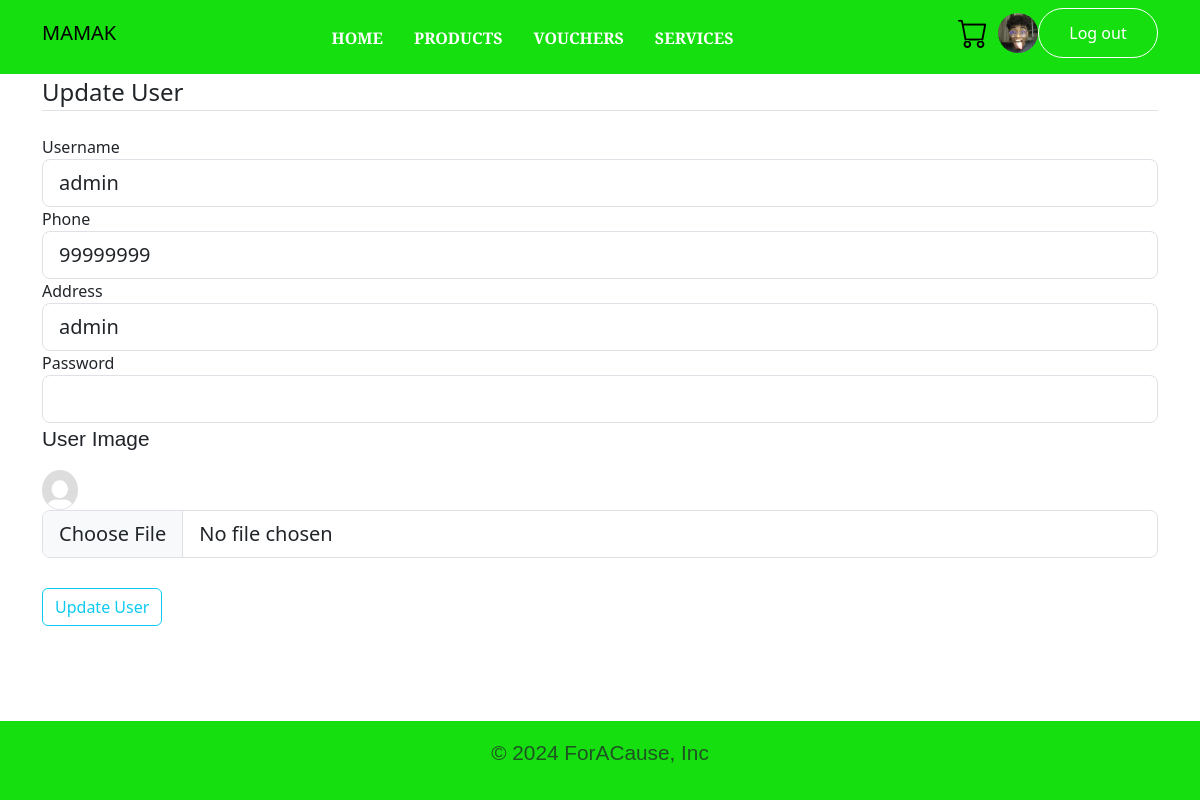
Screenshot of /updateOneUser/1/ (signed in) with the database file from the repository.
### Src/models.py (models this page shows, shortened)
class User(db.Model, UserMixin):
    id = db.Column(db.Integer, primary_key=True)
    username = db.Column(db.String(20), unique=True, nullable=False)
    email = db.Column(db.String(120), unique=True, nullable=False)
    image_file = db.Column(db.String(20), nullable=False,
                           default='default.jpg')
    password = db.Column(db.String(60), nullable=False)
    phone = db.Column(db.String(8), nullable=False)
    address = db.Column(db.String(80), nullable=False)
    secretQn = db.Column(db.String(80), nullable=False)
    isAdmin = db.Column(db.Boolean, nullable=False, default=False)
    balance = db.Column(db.Integer(), nullable=False, default=0)
    credit = db.Column(db.Integer(), nullable=False, default=0)
    carts = db.relationship('Cart', backref='user', lazy=True)
    redeemedvouchers = db.relationship('RedeemedVouchers', backref='user', lazy=True)

### Src/routes.py (the view)
@app.route('/updateOneUser/<int:id>/', methods=['GET', 'POST'])
@login_required
def updateoneuser(id):
    if current_user.is_authenticated:
        form = UpdateOneUserForm()
        if request.method == 'POST' and form.validate():
            user = User.query.filter_by(id=id).first()
            if form.phone.data[0] == '8' or form.phone.data[0] == '9' or form.phone.data[0] == '6' and form.name.data.isalpha() == True:
                user.username = form.username.data
                user.phone = form.phone.data
                user.address = form.address.data
                user.password = bcrypt.generate_password_hash(
            form.password.data).decode('utf-8')
                user.image_file = form.image_file.data
                db.session.commit()
                flash('Update user success!', 'success')
                return redirect(url_for('account', idsite=True))
            else:
                flash('Update user failed, Phone number must start with 8 , 9 or 6 or Name cannot contain number', 'danger')
                return render_template('updateOneUser.html', form=form, idsite=True)
        else:
            user = User.query.filter_by(id=id).first()
            form.username.data = user.username
            form.phone.data = user.phone
            form.address.data = user.address
            form.password.data = user.password
            form.image_file.data = user.image_file
            userimagefile = ''
            userimagefile = user.image_file
            return render_template('updateOneUser.html', form=form, idsite=True, userimagefile=userimagefile)
    else:
        return redirect(url_for('login'))

### Src/forms.py (shortened to what this page needs)
class UpdateOneUserForm(FlaskForm):
    username = StringField('Username', validators=[DataRequired(), Length(min=2, max=20)])
    phone = StringField('Phone', validators=[DataRequired(), Length(min=8,max=8)])
    address = StringField('Address', validators=[DataRequired()])
    password = PasswordField('Password', validators=[DataRequired()])
    image_file = FileField('Product Image', validators=[DataRequired(),FileAllowed(['jpg', 'png', 'jpeg'], 'Images only!')])
    submit = SubmitField('Update User')

### Src/models.py (called while the page is built)
@login_manager.user_loader
def load_user(user_id):
    return User.query.get(int(user_id))

### Src/templates/updateOneUser.html (shortened to what this page needs)
{% extends "base.html" %}
{% block content %}
<div class="container">
    <form method="POST">
        <fieldset class="form-group">
            <legend class="border-bottom mb-4">Update User</legend>
            <div class="form-group" margin:5px;>
                {{ form.username.label(class="form-control-label") }}
                {% if form.username.errors %}
                    {{ form.username(class="form-control form-control-lg is-invalid") }}
                    <div class="invalid-feedback">
                        {% for errors in form.username.errors %}
                            <span>{{ errors }}</span>
                        {% endfor %}
                    </div>
                {% else %}
                {{ form.username(class="form-control form-control-lg") }}
                {% endif %}
            </div>
            <div class="form-group">
                {{ form.phone.label(class="form-email-label") }}
                {% if form.phone.errors %}
                    {{ form.phone(class="form-control form-control-lg is-invalid") }}
                    <div class="invalid-feedback">
                        {% for errors in form.phone.errors %}
                            <span>{{ errors }}</span>
                        {% endfor %}
                    </div>
                {% else %}
                    {{ form.phone(class="form-control form-control-lg") }}
                {% endif %}
            </div>
            <div class="form-group">
                {{ form.address.label(class="form-control-label") }}
                {% if form.address.errors %}
                    {{ form.address(class="form-control form-control-lg is-invalid") }}
                    <div class="invalid-feedback">
                        {% for errors in form.address.errors %}
                            <span>{{ errors }}</span>
                        {% endfor %}
                    </div>
                {% else %}
                    {{ form.address(class="form-control form-control-lg") }}
                {% endif %}
            </div>
            <div class="form-group">
                {{ form.password.label(class="form-control-label") }}
                {% if form.password.errors %}
                    {{ form.password(class="form-control form-control-lg is-invalid") }}
                    <div class="invalid-feedback">
                        {% for errors in form.password.errors %}
                            <span>{{ errors }}</span>
                        {% endfor %}
                    </div>
                {% else %}
                    {{ form.password(class="form-control form-control-lg", style="display:inline-flex;") }}
                {% endif %}
            </div>
            <div class="form-group">
                <p class="form-control-label")> User Image </p>
                <img src="{{ url_for('static', filename='images/' + userimagefile) }}" alt="Logo" style="height:5vh; width: 3vw;">
                {% if form.image_file.errors %}
                    {{ form.image_file(class="form-control form-control-lg is-invalid") }}
                    <div class="invalid-feedback">
                        {% for errors in form.image_file.errors %}
                            <span>{{ errors }}</span>
                        {% endfor %}
                    </div>
                {% else %}
                {{ form.image_file(class="form-control form-control-lg") }}
                {% endif %}
            </div>
        </fieldset>
        <div class="form-group" style="margin:30px 0 30px 0">
            {{ form.submit(class="btn btn-outline-info") }}
        </div>
    </form>
</div>
{% endblock %}

### Src/templates/includes/_navbar.html (shortened to what this page needs)
<nav class="navbar navbar-expand-lg pb-3">
  <div class="container">
    <div class="collapse navbar-collapse" id="navbarSupportedContent">
      {% if adminStat == True and current_user.isAdmin == True %}
      <a class="navbar-brand" href="{{ url_for('home')}}">MAMAK</a>
        <ul class=" navbar-nav m-auto mb-2 mb-lg-0">
          <li class="nav-item">
            <a class="nav-link" href="{{ url_for('accountadmin') }}">Accounts</a>
          </li>
          <li class="nav-item">
            <a class="nav-link" href="{{ url_for('productadmin') }}">Products</a>
          </li>
          <li class="nav-item">
            <a class="nav-link" href="{{ url_for('inventoryadmin') }}">
              Inventory
            </a>
          </li>
          <li class="nav-item">
            <a class="nav-link" href="{{ url_for('retrievevoucher') }}">
              Vouchers
            </a>
          </li>
          <li class="nav-item">
            <a class="nav-link" href="{{ url_for('serviceadmin') }}">Services</a>
          </li>
          <li class="nav-item">
            <a class="nav-link" href="/adminCustomer">Customer View</a>
          </li>
        </ul>
      {% else %}
      <a class="navbar-brand" href="{{ url_for('home')}}">MAMAK</a>
      <ul class=" navbar-nav m-auto mb-2 mb-lg-0">
        <li class="nav-item">
          <a class="nav-link" href="{{ url_for('home') }}">Home</a>
        </li>
        <li class="nav-item">
          <a class="nav-link" href="{{ url_for('product') }}">Products</a>
        </li>
        <li class="nav-item">
          <a class="nav-link" href="{{ url_for('voucher') }}">
            Vouchers
          </a>
        </li>
        <li class="nav-item">
          <a class="nav-link" href="{{ url_for('service') }}">Services</a>
        </li>
      </ul>
      {% endif %}
      {% if current_user.isAdmin == True %}
      <a href="{{ url_for('logout') }}"><button class="logout">Log out</button></a>
      {% elif current_user.is_authenticated %}
      <a href="{{ url_for('cart') }}"><span><i class="bi bi-cart"></i></span></a>
      <a href="{{ url_for('account') }}">
        <img src="{{ url_for('static', filename='images/' + current_user.image_file) }}"
             alt="Profile" class="rounded-circle" style="width: 40px; height: 40px; object-fit: cover;">
      </a>
      <a href="{{ url_for('logout') }}"><button class="logout">Log out</button></a>
      {% else %}
      <a href="{{ url_for('login') }}"><button class="acc">Login</button></a>
      <a href="{{ url_for('register') }}"><button class="acc">Register</button></a>
      {% endif %}
    </div>
  </div>
</nav>

### Src/static/css/style.css (style rules this page uses)
* { padding: 0; margin: 0; box-sizing: border-box; }
body { min-height: 100vh; display: flex; flex-direction: column; }
p { font-size: 1.3rem; font-family: 'Alegreya Sans SC', sans-serif; }
.navbar, footer { background-color: rgb(22, 223, 15); }
.nav-item a { text-decoration: none; color: white; font-weight: 600; text-transform: uppercase; margin-right: 15px; font-family: 'Alegreya Sans SC', sans-serif; }
.bi-cart { font-size: 30px; color: black; cursor: pointer; padding-top: 5px; transition: all 0.4s; margin: 10px; }
.logout { height: 50px; width: 10vw; outline: none; background-color: transparent; color: white; border: 1px solid white; border-radius: 50px; transition: all; }
a { text-decoration: none; }

### rows the page displays
User: image_file (picture)
User: username "admin", phone "99999999", address "admin", image_file (placeholder picture)
